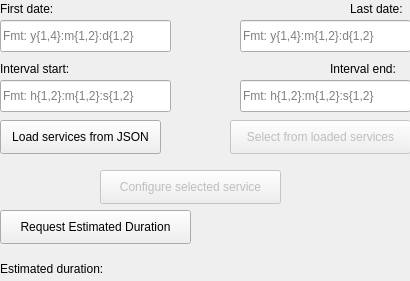
<?xml version="1.0" encoding="UTF-8"?>
<ui version="4.0">
 <class>AppointmentConfigurationWidget</class>
 <widget class="QWidget" name="AppointmentConfigurationWidget">
  <property name="geometry">
   <rect>
    <x>0</x>
    <y>0</y>
    <width>410</width>
    <height>281</height>
   </rect>
  </property>
  <property name="windowTitle">
   <string>Form</string>
  </property>
  <widget class="QLabel" name="first_date_label">
   <property name="geometry">
    <rect>
     <x>0</x>
     <y>0</y>
     <width>71</width>
     <height>18</height>
    </rect>
   </property>
   <property name="text">
    <string>First date:</string>
   </property>
  </widget>
  <widget class="QLineEdit" name="first_date">
   <property name="geometry">
    <rect>
     <x>0</x>
     <y>20</y>
     <width>171</width>
     <height>32</height>
    </rect>
   </property>
   <property name="placeholderText">
    <string>Fmt: y{1,4}:m{1,2}:d{1,2}</string>
   </property>
  </widget>
  <widget class="QLabel" name="last_date_label">
   <property name="geometry">
    <rect>
     <x>350</x>
     <y>0</y>
     <width>58</width>
     <height>18</height>
    </rect>
   </property>
   <property name="text">
    <string>Last date:</string>
   </property>
  </widget>
  <widget class="QLineEdit" name="last_date">
   <property name="geometry">
    <rect>
     <x>240</x>
     <y>20</y>
     <width>171</width>
     <height>32</height>
    </rect>
   </property>
   <property name="placeholderText">
    <string>Fmt: y{1,4}:m{1,2}:d{1,2}</string>
   </property>
  </widget>
  <widget class="QLabel" name="interval_start_label">
   <property name="geometry">
    <rect>
     <x>0</x>
     <y>60</y>
     <width>81</width>
     <height>18</height>
    </rect>
   </property>
   <property name="text">
    <string>Interval start:</string>
   </property>
  </widget>
  <widget class="QLineEdit" name="interval_start">
   <property name="geometry">
    <rect>
     <x>0</x>
     <y>80</y>
     <width>171</width>
     <height>32</height>
    </rect>
   </property>
   <property name="placeholderText">
    <string>Fmt: h{1,2}:m{1,2}:s{1,2}</string>
   </property>
  </widget>
  <widget class="QLabel" name="interval_end_label">
   <property name="geometry">
    <rect>
     <x>330</x>
     <y>60</y>
     <width>81</width>
     <height>18</height>
    </rect>
   </property>
   <property name="text">
    <string>Interval end:</string>
   </property>
  </widget>
  <widget class="QLineEdit" name="interval_end">
   <property name="geometry">
    <rect>
     <x>240</x>
     <y>80</y>
     <width>171</width>
     <height>32</height>
    </rect>
   </property>
   <property name="placeholderText">
    <string>Fmt: h{1,2}:m{1,2}:s{1,2}</string>
   </property>
  </widget>
  <widget class="QPushButton" name="load_services_btn">
   <property name="geometry">
    <rect>
     <x>0</x>
     <y>120</y>
     <width>161</width>
     <height>34</height>
    </rect>
   </property>
   <property name="text">
    <string>Load services from JSON</string>
   </property>
  </widget>
  <widget class="QPushButton" name="select_service_btn">
   <property name="enabled">
    <bool>false</bool>
   </property>
   <property name="geometry">
    <rect>
     <x>230</x>
     <y>120</y>
     <width>181</width>
     <height>34</height>
    </rect>
   </property>
   <property name="text">
    <string>Select from loaded services</string>
   </property>
  </widget>
  <widget class="QPushButton" name="configure_service_btn">
   <property name="enabled">
    <bool>false</bool>
   </property>
   <property name="geometry">
    <rect>
     <x>100</x>
     <y>170</y>
     <width>181</width>
     <height>34</height>
    </rect>
   </property>
   <property name="text">
    <string>Configure selected service</string>
   </property>
  </widget>
  <widget class="QLabel" name="estimated_duration_label">
   <property name="geometry">
    <rect>
     <x>0</x>
     <y>260</y>
     <width>131</width>
     <height>18</height>
    </rect>
   </property>
   <property name="sizePolicy">
    <sizepolicy hsizetype="Expanding" vsizetype="Preferred">
     <horstretch>0</horstretch>
     <verstretch>0</verstretch>
    </sizepolicy>
   </property>
   <property name="text">
    <string>Estimated duration:</string>
   </property>
  </widget>
  <widget class="QPushButton" name="request_duration_btn">
   <property name="enabled">
    <bool>true</bool>
   </property>
   <property name="geometry">
    <rect>
     <x>0</x>
     <y>210</y>
     <width>191</width>
     <height>34</height>
    </rect>
   </property>
   <property name="sizePolicy">
    <sizepolicy hsizetype="Minimum" vsizetype="Fixed">
     <horstretch>0</horstretch>
     <verstretch>0</verstretch>
    </sizepolicy>
   </property>
   <property name="text">
    <string>Request Estimated Duration</string>
   </property>
  </widget>
 </widget>
 <resources/>
 <connections/>
</ui>
